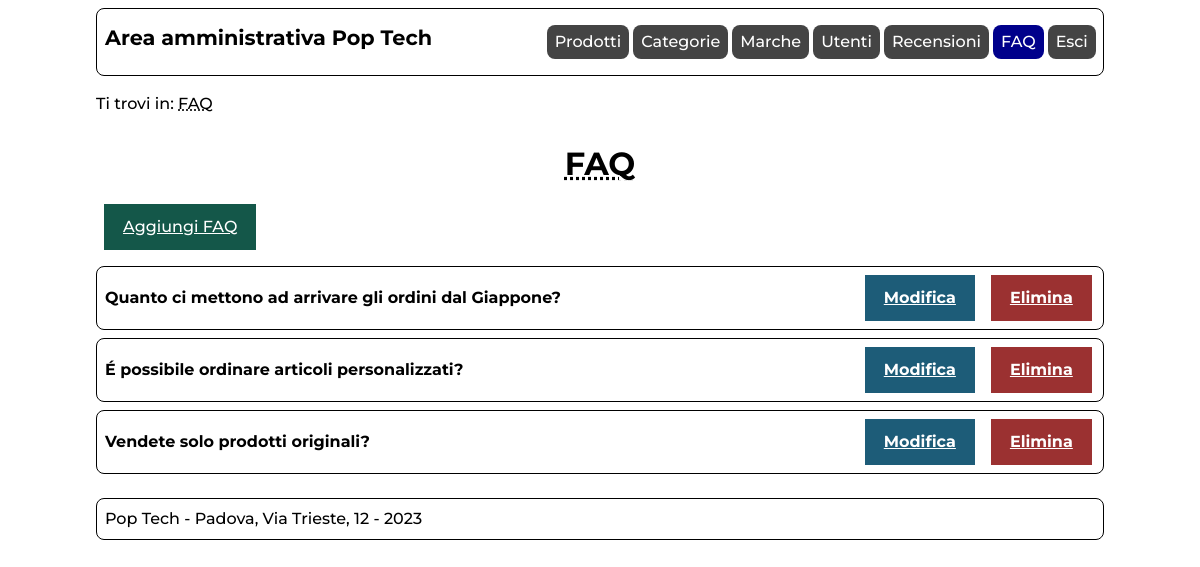
Screenshot of /admin/faqs.php (signed in) with the database file from the repository.
### tables this page shows
CREATE TABLE `faq` (
  `ID` int(10) UNSIGNED NOT NULL,
  `domanda` text NOT NULL,
  `risposta` text NOT NULL
);

### includes/connection.php (called while the page is built, shortened)
<?php
class DBAccess{
    private $connection;
    public function open_connection(){
        $this->connection = mysqli_connect(DBAccess::HOST_DB, DBAccess::USERNAME, DBAccess::PASSWORD, DBAccess::DATABASE_NAME);
        if(mysqli_connect_errno()) {
            echo "Errore di connessione al database: " . mysqli_connect_error();
            return false;
        }
        else{
            return true;
        }
    }
    public function exec_select_query($query){
        $res = mysqli_query($this->connection, $query) or die("Errore DB: ".mysqli_error($this->connection));
        if(mysqli_num_rows($res)==0){
            return array();
        }else{
            $resArray = array();
            while($row = mysqli_fetch_assoc($res)){
                array_push($resArray,$row);
            }
            return $resArray;
        }
    }
}
?>

### admin/faqs.php (the view, shortened to what this page needs)
<?php
    require_once "../includes/connection.php";
    require_once "../includes/utilities.php";
    $template = file_get_contents('layouts/layout.html');
    $pageID = 'faqs';
    $title = "Pop Tech";
    $breadcrumbs = '<p>Ti trovi in: <abbr title="Frequently Asked Questions" lang="en">FAQ</abbr></p>';
    if(!isLoggedIn(true)){
        $content = getAdminLoggedOutError();
    }else{
        $content = '<h1><abbr title="Frequently Asked Questions">FAQ</abbr></h1>';
        $content .= '<a href="faq.php" class="btn btn-green"> Aggiungi FAQ</a>';
        $connection = new DBAccess();
        if($connection->open_connection()){
            $faqs = $connection->exec_select_query('SELECT id, domanda FROM faq;');
            foreach($faqs as $faq){
                $content .= '<div class="listItem">';
                    $content .= '<span>'.parse_lang($faq['domanda']).'</span>';
                    $content .= '<span><a href="faq.php?id='.$faq['id'].'" class="btn btn-info" title="Modifica '.parse_lang($faq['domanda'],true).'">Modifica</a>';
                    $content .= '<a href="delete.php?id='.$faq['id'].'&type=faq" class="btn btn-danger" title="Elimina '.parse_lang($faq['domanda'],true).'">Elimina</a></span>';
                $content .= '</div>';
            }
        }else{
            $content .= getDBConnectionError(true);
        }
    }
    $menu = get_admin_menu();
    $template = str_replace('{{menu}}',$menu,$template);
    $template = str_replace('{{onload}}','',$template);
    $template = str_replace('{{pageID}}',$pageID,$template);
    $template = str_replace('{{title}}',$title,$template);
    $template = str_replace('{{breadcrumbs}}',$breadcrumbs,$template);
    $template = str_replace('{{content}}',$content,$template);
    echo $template;
?>

### styles/admin.css (style rules this page uses)
html,body { font-size: 100%; line-height: 1.5em; height: 100%; margin: auto; }
body { max-width: 1024px; margin: auto; padding: 0em; font-family: 'Montserrat',Arial, Helvetica, sans-serif; }
:root { --acolor: darkblue; --avisitedcolor: purple; --ahovercolor: blue; --libgcolor: #444444; --liabgcolor: #fff; --bordercolor: #000; --itemhovercolor: lightgray; --btncolor:#FFF; --btnbgcolor: #145749; --btnbordercolor: #145749; --btninfobordercolor: #1d5c78; --btninfobgcolor: #1d5c78; --btndangerbgcolor: #9b3131; --btndangerbordercolor: #9b3131; --inputborder: gray; --successcolor: #114c3d; --successbgcolor: #cdf9eb; --successbordercolor: #114c3d; --errorcolor: #4d0202; --errorbgcolor: #edb7ba; --errorbordercolor: #4d0202; }
a { color: var(--acolor); text-decoration: underline; }
nav#menu h1 { flex-grow: 1; font-size: 1.3em; }
nav#menu { display: flex; padding: 0em 0.2em 0em 0.5em; margin: 0.5em; border: 1px solid var(--bordercolor); border-radius: 0.5em; }
nav#breadcrumbs { margin: 0.5em; }
.listItem { padding: 0em 0.2em 0em 0.5em; margin: 0.5em 0em 0.5em 0em; border: 1px solid var(--bordercolor); border-radius: 0.5em; display: flex; flex-wrap: wrap; text-align: center; align-items: center; justify-content: space-between; }
.listItem span { font-weight: bold; }
.btn { font-family: 'Montserrat',Arial, Helvetica, sans-serif; text-align: center; padding: .5em 1em .5em 1em; cursor: pointer; display: inline-block; text-align: center; border: 3px solid var(--bordercolor); }
.btn-green,.btn-green:visited,.btn-green:hover { background-color: var(--btnbgcolor); border-color: var(--btnbordercolor); color:var(--btncolor); }
.btn-info, .btn-danger, .btn-green { display: inline-block; margin: 0.5em; }
.btn-info,.btn-info:visited,.btn-info:hover { background-color: var(--btninfobgcolor); border-color: var(--btninfobordercolor); color: var(--btncolor); }
.btn-danger,.btn-danger:visited,.btn-danger:hover { background-color: var(--btndangerbgcolor); border-color: var(--btndangerbordercolor); color: var(--btncolor); }
main { padding: 0.5em; }
main h1 { padding: 0.3em; padding-top: 0.1em; text-align: center; margin: 0.3em; }
#content:after { content: ""; display: block; }
footer { display: flex; flex-direction: row; justify-content: space-between; flex-wrap: wrap; margin-top: auto; padding: 0.5em; margin: 0.5em; border: 1px solid black; border-radius: 0.5em; }

### styles/adminMobile.css (style rules this page uses)
nav#menu h1 { flex: 100% 0 0; }
nav#menu { flex: 100% 0 0; flex-wrap: wrap; }
.listItem span { flex:100% 0 1; margin-bottom: 0.3em; }
main { padding: 0.5em; }
main h1 { line-height: 1; }
.btn-green { display: flex; justify-content: center; align-items: center; }

### styles/print.css (style rules this page uses)
html,body { font-size: 12pt; line-height: 1.5em; }
body { margin: auto; font-family: "Times New Roman", serif; }
a:not([href*="#"]):not([href*="http"]):after { content: " ( http://tecweb.studenti.math.unipd.it/gmoretto/" attr(href) " )"; }
footer { margin-top: 0.5cm; text-align: center; }
#menu { display: none; }
.btn, textarea, select { display: none; }
#admin_prodotti #breadcrumbs, #admin_categorie #breadcrumbs, #admin_marche #breadcrumbs, #admin_utenti #breadcrumbs, #admin_recensioni #breadcrumbs, #admin_faqs #breadcrumbs, #admin_loginPage #breadcrumbs { display: none; }

### rows the page displays
faq: domanda "Quanto ci mettono ad arrivare gli ordini dal Giappone?"
faq: domanda "É possibile ordinare articoli personalizzati?"
faq: domanda "Vendete solo prodotti originali?"

### other values shown
$template "Area amministrativa Pop Tech Pop Tech - Padova, Via Trieste, 12 - 2023"
$names[$i] "Prodotti"
$names[$i] "Categorie"
$names[$i] "Marche"
$names[$i] "Utenti"
$names[$i] "Recensioni"
$names[$i] "FAQ"
